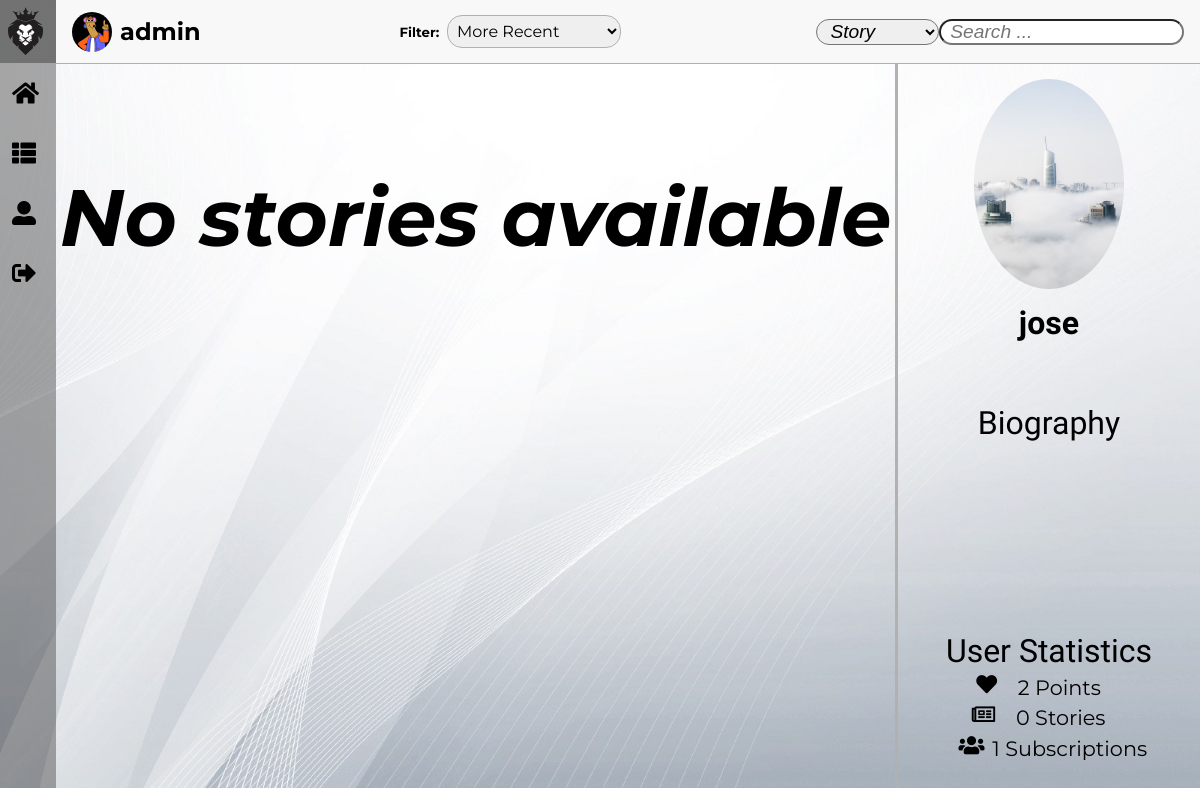
/pages/profile.php?username=jose (signed in), run on an earlier commit of the app's database.
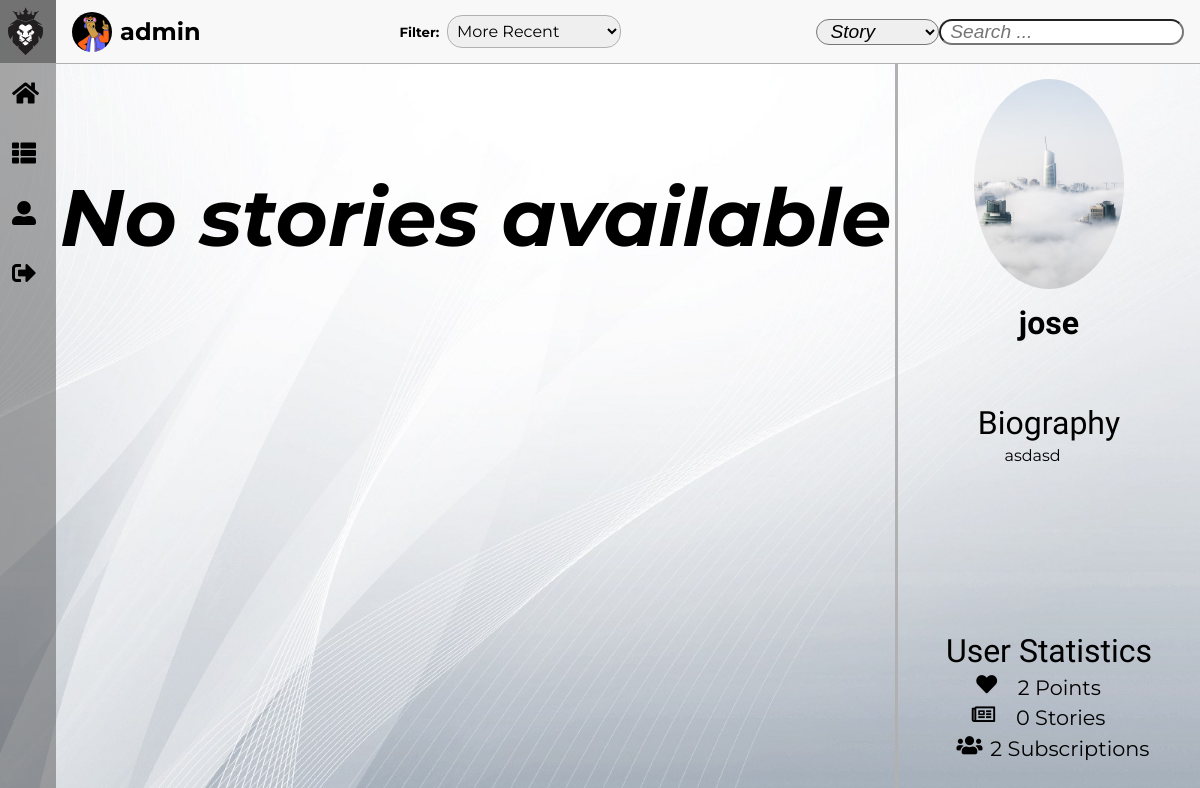
And on a later commit of the database.
### tables this page shows
CREATE TABLE User(
    username TEXT NOT NULL PRIMARY KEY,
    password TEXT NOT NULL,
    email TEXT NOT NULL,
    userPoints INTEGER DEFAULT 0,
    biography TEXT
);

### pages/profile.php (called while the page is built, shortened)
<?php
    include_once('../templates/tpl_common.php');
    include_once('../templates/tpl_stories.php');
    include_once('../templates/tpl_profile.php');
    include_once('../database/db_user.php');
    $username = isset($_GET['username']) ? $_GET['username'] : '';
    $biography = get_user_biography($username);
    $userPoints = get_user_points($username);
    $userNumPosts = get_user_num_posted_stories($username);
    $userNumSubs = get_user_num_subscriptions($username);
    draw_profile_aside(htmlentities($username), htmlentities($biography), display_messages(), htmlentities($userPoints), htmlentities($userNumPosts), htmlentities($userNumSubs));
?>

### includes/functions.php (called while the page is built, shortened)
<?php function get_image($default, $directory, $folder, $element) {
    $image = $default;
    $extensions = ['jpg', 'png', 'gif'];
    for($index = 0; $index < count($extensions); $index++) {
        if(file_exists($directory . $element . '.' . $extensions[$index])) {
            $image = $folder . $element . '.' . $extensions[$index];
            break;
        }
    }
    return $image;
} ?>

### database/db_user.php (called while the page is built, shortened)
<?php
    include_once('../includes/database.php');
    include_once('../includes/functions.php');
    function get_user_biography($username) {
      $stmt = Database::instance()->db()->prepare('SELECT biography FROM User WHERE username = ?');
      $stmt->execute(array($username));
      return $stmt->fetch()['biography'];
    }
    function get_user_num_posted_stories($username) {
      $db = Database::instance()->db();
      $stmt = $db->prepare('SELECT count(*) as Posts FROM Story WHERE storyAuthor = ?');
      $stmt->execute(array($username));
      return $stmt->fetch()['Posts'];
    }
    function get_user_num_subscriptions($username) {
      $db = Database::instance()->db();
      $stmt = $db->prepare('SELECT count(*) as Subs FROM Subscription WHERE username = ?');
      $stmt->execute(array($username));
      return $stmt->fetch()['Subs'];
    }
?>

### includes/database.php (called while the page is built, shortened)
<?php
  class Database {
    private static $instance = NULL;
    private $db = NULL;
    private function __construct() {
      $this->db = new PDO('sqlite:../database/database.db');
      $this->db->setAttribute(PDO::ATTR_DEFAULT_FETCH_MODE, PDO::FETCH_ASSOC);
      $this->db->setAttribute(PDO::ATTR_ERRMODE, PDO::ERRMODE_EXCEPTION);
      $this->db->query('PRAGMA foreign_keys = ON');
    }
    public function db() {
      return $this->db;
    }
    static function instance() {
      if (NULL == self::$instance) {
        self::$instance = new Database();
      }
      return self::$instance;
    }
  }
?>

### templates/tpl_profile.php (the view, shortened to what this page needs)
<?php function draw_profile_aside($username, $biography, $messages, $userPoints, $userNumPosts, $userNumSubs) { ?>
    <aside>
        <?php
            if($username == $_SESSION['username']) { ?>
                <div id="asidePicture">
                    <form action="../actions/action_upload_image.php" method="post" enctype="multipart/form-data" style="display: none;">
                        <input type="hidden" name="imageID" value="<?= htmlentities($_SESSION['username']) ?>">
                        <input id="uploadImage"type="file" name="image">
                        <input id="submitImage" type="submit" value="Upload">
                    </form>
                    <img id="asideIMG" src="../resources/images/<?= get_image('default/defaultUser.jpg', '../resources/images/users/', 'users/', sha1($username)) ?>" alt="User Image">
                    <div>
                        <i class="fas fa-camera"></i>
                        <p>Update</p>
                    </div>
                </div>
            <?php }
            else { ?>
                <div id="userPicture">
                    <img id="asideIMG" src="../resources/images/<?= get_image('default/defaultUser.jpg', '../resources/images/users/', 'users/', sha1($username)) ?>" alt="User Image">
                </div>
            <?php }
        ?>
        <h3 id="username"><?= $username ?></h3>
        <form id="forms">
        </form>
        <div id="description">
            <p>Biography
            </p>
            <p id="descriptionContent"><?= $biography ?></p>
        </div>
        <div id="statistics">
            <p>User Statistics</p>
            <div class="statistics">
                <i class="fas fa-heart"></i><p><?= $userPoints ?> Points</p>
            </div>
            <div class="statistics">
                <i class="far fa-newspaper"></i><p><?= $userNumPosts ?> Stories</p>
            </div>
            <div class="statistics">
                <i class="fas fa-users"></i><a href="../pages/show_channels.php?username=<?= $username ?>&show=subscriptions"><p><?= $userNumSubs ?> Subscriptions</p></a>
            </div>
        </div>
    </aside>
<?php } ?>

What changed in the data, as far as the page shows it:
now on this page (row edited): user: biography "asdasd"
Also different on the page:
$userNumSubs: "1" → "2"
